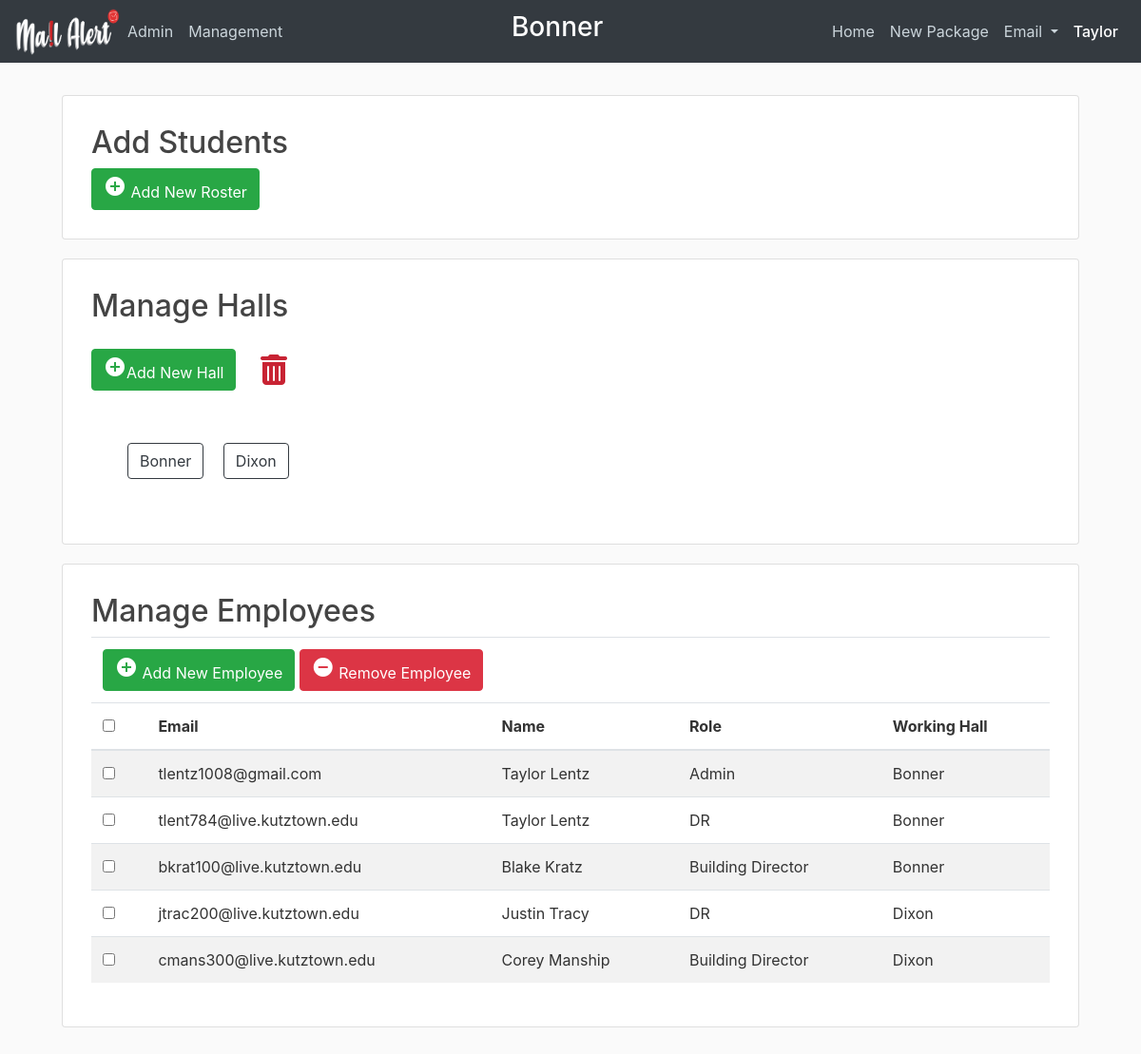
Page /management (signed in) on the committed database.
### mailalert/models.py (models this page shows, shortened)
class Hall(db.Model):
    id = db.Column(db.Integer, primary_key=True)
    name = db.Column(db.String(100), unique=True, nullable=False)
    students = db.relationship('Student', backref='hall')
    employees = db.relationship('Employee', backref='hall')
    packages = db.relationship('Package', backref='hall')

class Employee(db.Model, UserMixin):
    id = db.Column(db.Integer, primary_key=True)
    hired_date = db.Column(db.DateTime, nullable=False, default=datetime.now)
    end_date = db.Column(db.DateTime)
    active = db.Column(db.Boolean, default=True)
    reset_password = db.Column(db.Boolean, default=True)
    email = db.Column(db.String(120), unique=True, nullable=False)
    first_name = db.Column(db.String(100), nullable=False)
    last_name = db.Column(db.String(100), nullable=False)
    password = db.Column(db.String(60), nullable=False)
    access = db.Column(db.String, nullable=False, default="DR")
    hall_id = db.Column(db.Integer, db.ForeignKey('hall.id'))
    logins = db.relationship('Login', backref='employee')
    sent_mail = db.relationship('SentMail', backref='employee')
    inputted_packages = db.relationship(
        'Package', foreign_keys='[Package.employee_input_id]', backref='inputted')
    removed_packages = db.relationship(
        'Package', foreign_keys='[Package.employee_remove_id]', backref='removed')
    def is_admin(self):
        return self.access == 'Admin'
    def allowed(self, access_level):
        return ACCESS[self.access] >= ACCESS[access_level]

### mailalert/employees/routes.py (the view, shortened to what this page needs)
@employees.route("/management", methods=['GET', 'POST'])
@login_required
@requires_access_level('Building Director')
def management():
    form = ManagementForm()
    new_hall_form = NewHallForm()
    hall_list = Hall.query.all()
    hall_list = [(hall.id, hall.name) for hall in hall_list]
    form.hall.choices = hall_list
    employees = Employee.query.filter(Employee.active == True).all()
    halls = Hall.query.all()
    return render_template('management.html', title='Management', form=form, employees=employees, halls=halls, new_hall_form=new_hall_form)

### mailalert/employees/forms.py
class ManagementForm(FlaskForm):
    email = StringField('Email ', validators=[DataRequired(), Email()])
    firstName = StringField('First Name', validators=[DataRequired()])
    lastName = StringField('Last Name', validators=[DataRequired()])
    role = SelectField('Role', choices=[
                       ('Admin', 'Admin'), ('Building Director', 'Building Director'), ('DR', 'DR')])
    hall = SelectField('Working Hall', coerce=int, validators=[DataRequired()])
    submit = SubmitField('Submit')

class NewHallForm(FlaskForm):
    hall = StringField('Hall', validators=[DataRequired()])
    submit = SubmitField('Submit')

### mailalert/main/utils.py (called while the page is built)
def requires_access_level(access_level):
    def decorator(f):
        @wraps(f)
        def decorated_function(*args, **kwargs):
            if not current_user.allowed(access_level):
                return render_template('errors/403.html')
            return f(*args, **kwargs)
        return decorated_function
    return decorator

### mailalert/models.py (called while the page is built)
@login_manager.user_loader
def load_user(id):
    return Employee.query.get(int(id))

### mailalert/templates/management.html (shortened to what this page needs)
{% extends "layout_with_navbar.html" %}
{%block content %}
<head>
</head>
<body>
    <div class="card management">
		<h2>Add Students</h2>
		<div>
			<a href="#uploadModal" class="btn btn-success" data-toggle="modal"><i
				class="material-icons">&#xE147;</i> <span>Add New Roster</span>
			</a>
		</div>
	</div>
	<div class="card management">
		<form>
			<h2>Manage Halls</h2>
			<a href="#addHallModal" class="btn btn-success" data-toggle="modal">
				<i class="material-icons">&#xE147;</i><span>Add New Hall</span>
			</a>
			<div class="btn edit mt-3 trash" name="deleteHall">
				<i class="fas fa-trash-alt fa-2x"></i>
			</div>
			<div class="halls">
				<div id="hallList">
				{% for hall in halls %}
					<p class="btn btn-outline-dark" id="{{ hall.id }}">{{ hall.name }}</p>
				{% endfor %}
				</div>
			</div>
		</form>
	</div>
	<div class="card management">
		<form action="{{ url_for('employees.delete_employee') }}" method="POST">
			<h2>Manage Employees</h2>
			<table class="table table-striped table-hover">
				<thead>
					<tr>
						<div class="btn-toolbar float-right">
							<td colspan="7">
								<a href="#addEmployeeModal" class="btn btn-success" data-toggle="modal"><i
										class="material-icons">&#xE147;</i> <span>Add New Employee</span></a>
								<a href="#deleteEmployeeModal" class="btn btn-danger" data-toggle="modal"><i
										class="material-icons">&#xE15C;</i> <span>Remove Employee</span></a>
							</td>
						</div>
					</tr>
					<tr>
						<th>
							<span class="custom-checkbox">
								<input type="checkbox" id="selectAll" />
							</span>
						</th>
						<th>Email</th>
						<th>Name</th>
						<th>Role</th>
						<th>Working Hall</th>
					</tr>
				</thead>
				{% for employee in employees %}
					<tr>
						<td>
							<span class="custom-checkbox">
								<input type="checkbox" name="del_employees" value="{{ employee.id }}" />
							</span>
						</td>
						<td>{{ employee.email }}</td>
						<td>{{ employee.first_name }} {{ employee.last_name }}</td>
						<td>{{ employee.access }}</td>
						<td>{{ employee.hall.name }}</td>
					</tr>
				{% endfor %}
			</table>
		</form>
	</div>
</body>
{% endblock %}

### mailalert/templates/layout_with_navbar.html (shortened to what this page needs)
<!DOCTYPE html>
<html>
<head>
  <link rel="stylesheet" href="https://maxcdn.bootstrapcdn.com/bootstrap/4.0.0/css/bootstrap.min.css"
>
  <link rel="stylesheet" type="text/css" href="{{ url_for('static', filename='main.css') }}">
  <link rel="stylesheet" href="https://maxcdn.bootstrapcdn.com/font-awesome/4.7.0/css/font-awesome.min.css">
</head>
<body>
  <header class="site-header">
    <nav class="navbar navbar-expand-lg navbar-dark bg-dark fixed-top">
	  <a href="/"><img src= {{ url_for('static', filename = '../static/logo.png') }} alt="Mail Alert" border="0" width="110px" height="50px"></a>
      <div class="collapse navbar-collapse" id="navbarNavDropdown">
        <ul class="navbar-nav">
          {% if current_user.is_authenticated %}
            {% if current_user.is_admin() %}
              <li class="nav-item">
                <a class="nav-link" href="{{ url_for('admin.index') }}">Admin<span class="sr-only">(current)</span></a>
              </li>
            {% endif %}
            {% if current_user.allowed('Building Director') %}
              <li class="nav-item">
                <a class="nav-link" href="{{ url_for('employees.management') }}">Management<span class="sr-only">(current)</span></a>
              </li>
            {% endif %}
          {% endif %}
        </ul>
        <ul class="navbar-nav ml-auto">
          <li class="nav-item">
            <h3 class="working-hall">{{current_user.hall.name}}</h3>
          </li>
        </ul>
        <ul class="navbar-nav ml-auto">
          <li class="nav-item">
            <a class="nav-link" href="/">Home <span class="sr-only">(current)</span></a>
          </li>
          <li class="nav-item">
            <a class="nav-link" href="{{ url_for('packages.newPackage') }}">New Package<span class="sr-only">(current)</span></a>
          </li>
          <li class="nav-item dropdown">
            <a class="nav-link dropdown-toggle" href="#" id="navbarDropdownMenuLink" data-toggle="dropdown"
              aria-haspopup="true" aria-expanded="false">
              Email
            </a>
          </li>
          <li class="nav-item dropdown">
            <a class="nav-link active" href="#" id="currentUserDropDown" data-toggle="dropdown"
              aria-haspopup="true" aria-expanded="false">
              {{ current_user.first_name }}
            </a>
          </li>
        </ul>
      </div>
    </nav>
  </header>
  <main role="main" class="container">
    <div class="row">
      <div class="col-md-12">
        {% block content %}{% endblock %}
      </div>
    </div>
  </main>
</body>
</html>

### mailalert/static/main.css (style rules this page uses)
body { background: #fafafa; color: #333333; margin-top: 5rem; }
h1, h2, h3, h4, h5, h6 { color: #444444; }
.site-header .navbar-nav .nav-link { color: #cbd5db; }
.site-header .navbar-nav .nav-link.active { font-weight: 500; }
.working-hall { color: white; }
.card.management { margin: 20px; padding: 30px; }
.halls { padding: 30px; }
.halls p { margin: 8px; }
.trash { color: #c82333; padding-bottom: 20px; padding-left: 20px; }

### rows in the picture
Hall: hall.name "Bonner", name "Bonner"
Employee: first_name "Taylor", email "tlentz1008@gmail.com", last_name "Lentz", access "Admin", hall.name "Bonner"
Hall: name "Dixon"
Employee: email "tlent784@live.kutztown.edu", first_name "Taylor", last_name "Lentz", access "DR", hall.name "Bonner"
Employee: email "bkrat100@live.kutztown.edu", first_name "Blake", last_name "Kratz", access "Building Director", hall.name "Bonner"
Employee: email "jtrac200@live.kutztown.edu", first_name "Justin", last_name "Tracy", access "DR", hall.name "Dixon"
Employee: email "cmans300@live.kutztown.edu", first_name "Corey", last_name "Manship", access "Building Director", hall.name "Dixon"
